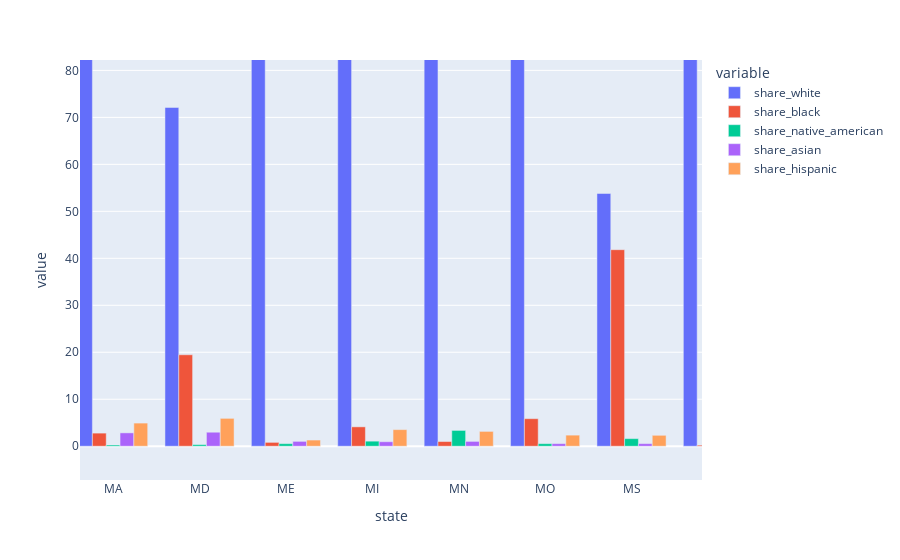

The cell this chart's notebook holds for it:
### Code cell
fig = px.bar(
    temp,
    height=600,
    barmode="group"
    )
fig.show()

### Figure 1 — Plotly figure (JSON) as saved in the notebook; plotly's stock layout.template omitted (floating-point values rounded to 4 significant figures)
{"data": [{"alignmentgroup": "True", "hovertemplate": "variable=share_white<br>state=%{x}<br>value=%{y}<extra></extra>", "legendgroup": "share_white", "marker": {"color": "#636efa", "pattern": {"shape": ""}}, "name": "share_white", "offsetgroup": "share_white", "orientation": "v", "showlegend": true, "textposition": "auto", "type": "bar", "x": ["AK", "AL", "AR", "AZ", "CA", "CO", "CT", "DC", "DE", "FL", "GA", "HI", "IA", "ID", "IL", "IN", "KS", "KY", "LA", "MA", "MD", "ME", "MI", "MN", "MO", "MS", "MT", "NC", "ND", "NE", "NH", "NJ", "NM", "NV", "NY", "OH", "OK", "OR", "PA", "RI", "SC", "SD", "TN", "TX", "UT", "VA", "VT", "WA", "WI", "WV", "WY"], "xaxis": "x", "y": [45.26, 72.51, 78.45, 59.93, 71.54, 87.77, 86.11, 38.5, 76.25, 78.67, 62.59, 33.37, 96.71, 88.82, 90.36, 94.82, 92.96, 92.23, 64.81, 89.3, 72.12, 95.69, 90.67, 91.8, 90.18, 53.8, 84.48, 71.52, 92.29, 94.72, 95.68, 80.89, 65.42, 82.33, 88.88, 92.8, 72.93, 87.39, 93.25, 89.23, 61.98, 84.82, 88.95, 82.4, 89.44, 74.6, 95.87, 82.38, 92.96, 95.04, 91.92], "yaxis": "y"}, {"alignmentgroup": "True", "hovertemplate": "variable=share_black<br>state=%{x}<br>value=%{y}<extra></extra>", "legendgroup": "share_black", "marker": {"color": "#EF553B", "pattern": {"shape": ""}}, "name": "share_black", "offsetgroup": "share_black", "orientation": "v", "showlegend": true, "textposition": "auto", "type": "bar", "x": ["AK", "AL", "AR", "AZ", "CA", "CO", "CT", "DC", "DE", "FL", "GA", "HI", "IA", "ID", "IL", "IN", "KS", "KY", "LA", "MA", "MD", "ME", "MI", "MN", "MO", "MS", "MT", "NC", "ND", "NE", "NH", "NJ", "NM", "NV", "NY", "OH", "OK", "OR", "PA", "RI", "SC", "SD", "TN", "TX", "UT", "VA", "VT", "WA", "WI", "WV", "WY"], "xaxis": "x", "y": [0.5625, 23.32, 16.3, 0.9545, 2.68, 0.9177, 4.992, 50.7, 15.39, 13.37, 30.63, 1.071, 0.5635, 0.2952, 4.704, 1.688, 0.9605, 4.421, 30.78, 2.791, 19.46, 0.8198, 4.124, 1.001, 5.862, 41.83, 0.2266, 20.4, 0.3574, 0.4205, 0.7156, 6.975, 0.667, 1.567, 4.008, 3.96, 3.376, 0.5281, 3.27, 2.988, 32.83, 0.29, 7.303, 5.866, 0.385, 16.51, 0.7706, 1.427, 0.9373, 2.915, 0.3975], "yaxis": "y"}, {"alignmentgroup": "True", "hovertemplate": "variable=share_native_american<br>state=%{x}<br>value=%{y}<extra></extra>", "legendgroup": "share_native_american", "marker": {"color": "#00cc96", "pattern": {"shape": ""}}, "name": "share_native_american", "offsetgroup": "share_native_american", "orientation": "v", "showlegend": true, "textposition": "auto", "type": "bar", "x": ["AK", "AL", "AR", "AZ", "CA", "CO", "CT", "DC", "DE", "FL", "GA", "HI", "IA", "ID", "IL", "IN", "KS", "KY", "LA", "MA", "MD", "ME", "MI", "MN", "MO", "MS", "MT", "NC", "ND", "NE", "NH", "NJ", "NM", "NV", "NY", "OH", "OK", "OR", "PA", "RI", "SC", "SD", "TN", "TX", "UT", "VA", "VT", "WA", "WI", "WV", "WY"], "xaxis": "x", "y": [45.48, 0.6593, 0.7599, 28.59, 1.715, 1.625, 0.6566, 0.3, 0.5237, 0.4554, 0.3003, 0.3881, 0.2714, 2.525, 0.2618, 0.2758, 1.873, 0.2101, 0.9573, 0.2652, 0.3409, 0.545, 1.077, 3.363, 0.5427, 1.615, 11.87, 1.788, 5.33, 1.56, 0.2875, 0.2571, 15.34, 5.577, 0.3613, 0.215, 14.38, 2.582, 0.1616, 0.6706, 0.4628, 12.03, 0.3166, 0.6574, 3.87, 0.3423, 0.3697, 3.75, 2.62, 0.2002, 3.08], "yaxis": "y"}, {"alignmentgroup": "True", "hovertemplate": "variable=share_asian<br>state=%{x}<br>value=%{y}<extra></extra>", "legendgroup": "share_asian", "marker": {"color": "#ab63fa", "pattern": {"shape": ""}}, "name": "share_asian", "offsetgroup": "share_asian", "orientation": "v", "showlegend": true, "textposition": "auto", "type": "bar", "x": ["AK", "AL", "AR", "AZ", "CA", "CO", "CT", "DC", "DE", "FL", "GA", "HI", "IA", "ID", "IL", "IN", "KS", "KY", "LA", "MA", "MD", "ME", "MI", "MN", "MO", "MS", "MT", "NC", "ND", "NE", "NH", "NJ", "NM", "NV", "NY", "OH", "OK", "OR", "PA", "RI", "SC", "SD", "TN", "TX", "UT", "VA", "VT", "WA", "WI", "WV", "WY"], "xaxis": "x", "y": [1.377, 0.4798, 0.4771, 0.7266, 5.543, 1.155, 2.99, 3.5, 2, 1.617, 1.492, 25.65, 0.4008, 0.4877, 1.337, 0.5868, 0.4264, 0.711, 0.7865, 2.842, 2.98, 1.032, 0.9542, 1.026, 0.5483, 0.5461, 0.3189, 0.9263, 0.2935, 0.2919, 1.343, 5.945, 0.4939, 2.007, 2.719, 0.7515, 0.4265, 1.379, 0.989, 1.688, 0.74, 0.3179, 0.6373, 1.012, 0.7709, 3.669, 0.9101, 3.075, 0.7908, 0.3411, 0.3877], "yaxis": "y"}, {"alignmentgroup": "True", "hovertemplate": "variable=share_hispanic<br>state=%{x}<br>value=%{y}<extra></extra>", "legendgroup": "share_hispanic", "marker": {"color": "#FFA15A", "pattern": {"shape": ""}}, "name": "share_hispanic", "offsetgroup": "share_hispanic", "orientation": "v", "showlegend": true, "textposition": "auto", "type": "bar", "x": ["AK", "AL", "AR", "AZ", "CA", "CO", "CT", "DC", "DE", "FL", "GA", "HI", "IA", "ID", "IL", "IN", "KS", "KY", "LA", "MA", "MD", "ME", "MI", "MN", "MO", "MS", "MT", "NC", "ND", "NE", "NH", "NJ", "NM", "NV", "NY", "OH", "OK", "OR", "PA", "RI", "SC", "SD", "TN", "TX", "UT", "VA", "VT", "WA", "WI", "WV", "WY"], "xaxis": "x", "y": [2.131, 2.98, 4.273, 20.14, 29.51, 17.9, 7.976, 9.1, 7.417, 16.53, 6.415, 10.36, 2.819, 10.7, 5.171, 3.318, 5.072, 2.226, 2.977, 4.926, 5.931, 1.313, 3.535, 3.154, 2.358, 2.322, 2.192, 6.413, 1.823, 4.07, 1.745, 11.12, 45.43, 13.17, 6.629, 2.13, 5.696, 9.751, 2.733, 6.668, 4.475, 2.037, 2.856, 39.27, 7.663, 6.153, 1.38, 10.61, 3.323, 0.9042, 5.988], "yaxis": "y"}], "layout": {"autosize": true, "barmode": "group", "dragmode": "pan", "legend": {"title": {"text": "variable"}, "tracegroupgap": 0}, "margin": {"t": 60}, "xaxis": {"anchor": "y", "autorange": false, "domain": [0, 1], "range": [18.62, 25.82], "title": {"text": "state"}, "type": "category"}, "yaxis": {"anchor": "x", "autorange": false, "domain": [0, 1], "range": [-7.191, 82.21], "title": {"text": "value"}, "type": "linear"}}}
